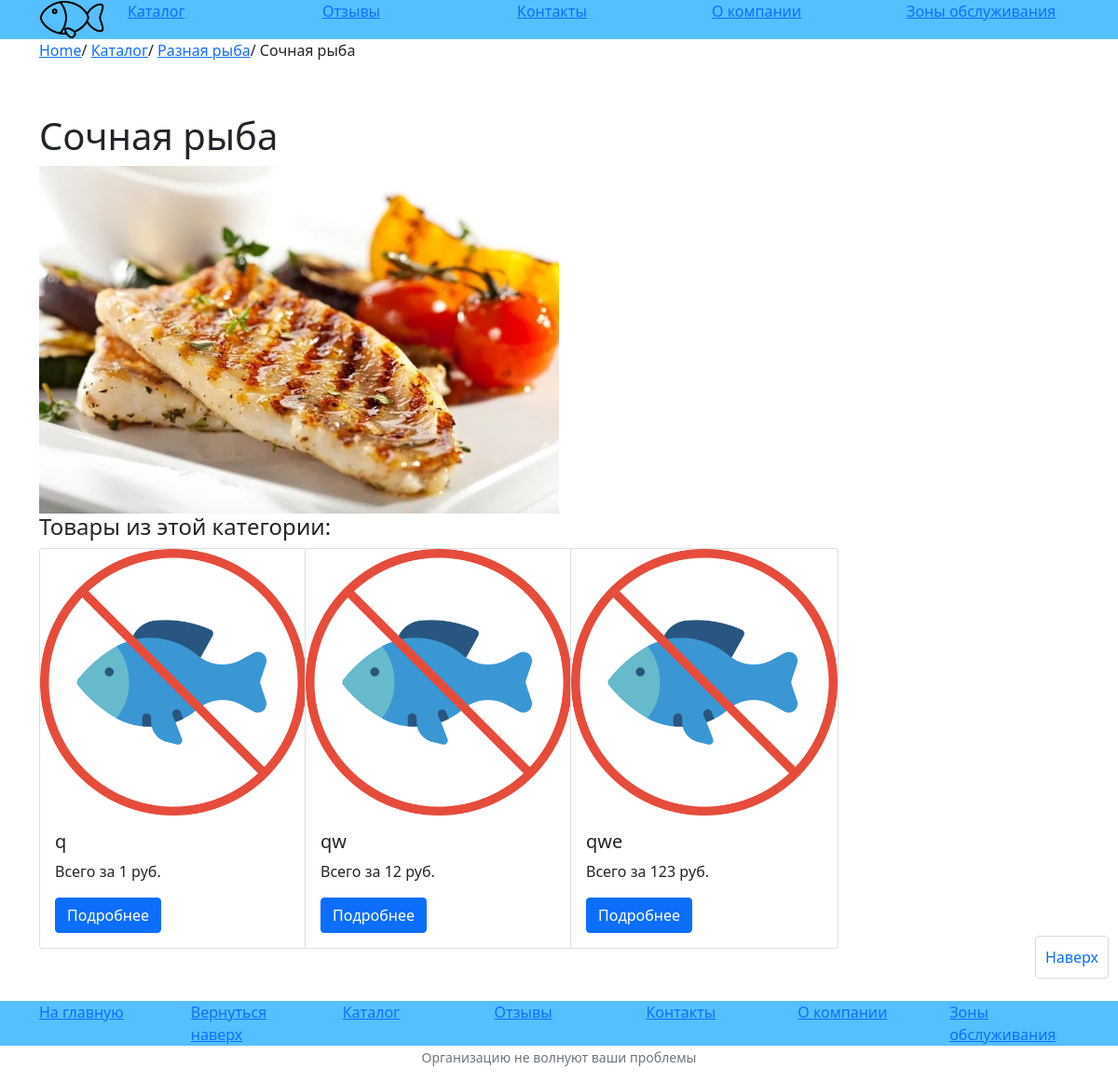
Page /catalog/sochnaya-ryba on the committed database.
### catalog/models.py (models this page shows, shortened)
class Category(models.Model):
    name = models.CharField(max_length=255, help_text = "Название категории")
    slug = models.SlugField(null=False, unique=True)
    image = models.ImageField(upload_to = 'uploads/category/', null = True, blank = True,)
    parent = models.ForeignKey('self', related_name='children', on_delete=models.SET_NULL, blank=True, null=True)
    CreateDate = models.DateField(default=datetime.date.today)
    UpdateDate = models.DateField(null=True)

class Fish(models.Model):
    name = models.CharField(max_length=255, help_text="Название рыбы")
    price = models.IntegerField(help_text="Стоимость рыбы")
    category = models.ForeignKey(Category, on_delete=models.DO_NOTHING)
    provider = models.ForeignKey(Provider, on_delete=models.DO_NOTHING, null=True)
    active = models.BooleanField(default=0)
    slug = models.SlugField(null=False, unique=True)
    image = models.ImageField(upload_to = 'uploads/%Y/%m/%d/', null = True, blank = True,)
    attributes = models.ManyToManyField(Attribute, through='FilterInfo', related_name='attributes')
    CreateDate = models.DateField(default=datetime.date.today)
    UpdateDate = models.DateField(null=True)

### catalog/views.py (the view)
# urls.py: path('<slug:slug>', views.CategoryDetailView, name = 'category_detail'),
def CategoryDetailView (request,slug):
    try:
        cat = Category.objects.get(slug=slug)
        fishies = Fish.objects.filter(category = cat.id or cat.children.id)
    except Category.DoesNotExist:
        raise Http404()
    return render (request,'category_detail.html', {'cat':cat, 'fishies':fishies})

### catalog/templates/category_detail.html
{% extends "base.html" %}
{% block breadcrumbs %}
<ul class="breadcrumb">
  <div class="container">
    <div class="row">
      <div class="col"><a href="/">Home</a>/
        <a href="{% url 'catalog' %}">Каталог</a>/
        {% if cat.parent %}
          <a href="/catalog/{{cat.parent.slug}}">{{cat.parent.name}}</a>/
        {% endif %}
        {{cat.name}}
      </div>
    </div>
  </div>
</ul>
{% endblock %}
{% block content %}
{% load static %}
<div class="container">
  <h1>{{ cat.name }}</h1>
<div class="col-6">
  {% if cat.image %}
  <div class="col"><img class="img-fluid" src="/{{ cat.image }}"></div>
  {% else %}
  <div class="col"><img class="img-fluid" src="{% static 'fish_placeholder.png' %}" alt="sample text"></div>
  {% endif %}
</div>
    <h4>Товары из этой категории:</h4>
    <div class="row" >
    {% if fishies %}
    {% for fish in fishies %}
        <div class="col-3">
                <div class="card" style="width: 18rem;">
                    {% if fish.image %}
                      <a href="/catalog/fish/{{ fish.slug }}" >
                        <img class="img-fluid" src="/{{fish.image}}" alt="sample text">
                      </a>
                    {% else %}
                      <a href="/catalog/fish/{{ fish.slug }}" >
                        <img class="img-fluid" src="{% static 'fish_placeholder.png' %}" alt="sample text">
                      </a>
                    {%  endif %}
                    <div class="card-body">
                      <h5 class="card-title">{{ fish.name }}</h5>
                      <p class="card-text">Всего за {{ fish.price }} руб.</p>
                      <a href="/catalog/fish/{{ fish.slug }}" class="btn btn-primary">Подробнее</a>
                    </div>
                  </div>
                </div>
                {% endfor %}
    {% else %}
        <p>None yet... But you can try another category!</p>
    {% endif %}
</div>
</div>
{% endblock %}

### rows in the picture
Category: parent.name "Разная рыба", name "Сочная рыба", image (picture)
Fish: name "q", price "1"
Fish: name "qw", price "12"
Fish: name "qwe", price "123"
